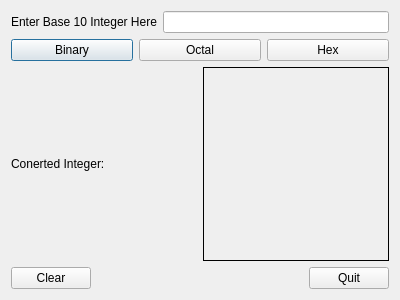
<?xml version="1.0" encoding="UTF-8"?>
<ui version="4.0">
 <class>Dialog</class>
 <widget class="QDialog" name="Dialog">
  <property name="geometry">
   <rect>
    <x>0</x>
    <y>0</y>
    <width>400</width>
    <height>300</height>
   </rect>
  </property>
  <property name="windowTitle">
   <string>Dialog</string>
  </property>
  <layout class="QVBoxLayout" name="verticalLayout">
   <item>
    <layout class="QHBoxLayout" name="horizontalLayout">
     <item>
      <widget class="QLabel" name="label">
       <property name="text">
        <string>Enter Base 10 Integer Here</string>
       </property>
      </widget>
     </item>
     <item>
      <widget class="QLineEdit" name="lineEdit"/>
     </item>
    </layout>
   </item>
   <item>
    <layout class="QHBoxLayout" name="horizontalLayout_2">
     <item>
      <widget class="QPushButton" name="BinaryButton">
       <property name="text">
        <string>Binary</string>
       </property>
      </widget>
     </item>
     <item>
      <widget class="QPushButton" name="OcatlButton">
       <property name="text">
        <string>Octal</string>
       </property>
      </widget>
     </item>
     <item>
      <widget class="QPushButton" name="HexButton">
       <property name="text">
        <string>Hex</string>
       </property>
      </widget>
     </item>
    </layout>
   </item>
   <item>
    <layout class="QHBoxLayout" name="horizontalLayout_3">
     <item>
      <widget class="QLabel" name="label_2">
       <property name="text">
        <string>Conerted Integer:</string>
       </property>
      </widget>
     </item>
     <item>
      <widget class="QLabel" name="answerLabel">
       <property name="frameShape">
        <enum>QFrame::Box</enum>
       </property>
       <property name="text">
        <string/>
       </property>
      </widget>
     </item>
    </layout>
   </item>
   <item>
    <layout class="QHBoxLayout" name="horizontalLayout_4">
     <item>
      <widget class="QPushButton" name="clearButton">
       <property name="text">
        <string>Clear</string>
       </property>
      </widget>
     </item>
     <item>
      <spacer name="horizontalSpacer_2">
       <property name="orientation">
        <enum>Qt::Horizontal</enum>
       </property>
       <property name="sizeHint" stdset="0">
        <size>
         <width>40</width>
         <height>20</height>
        </size>
       </property>
      </spacer>
     </item>
     <item>
      <widget class="QPushButton" name="quitButton">
       <property name="text">
        <string>Quit</string>
       </property>
      </widget>
     </item>
    </layout>
   </item>
  </layout>
 </widget>
 <layoutdefault spacing="6" margin="11"/>
 <resources/>
 <connections/>
</ui>
